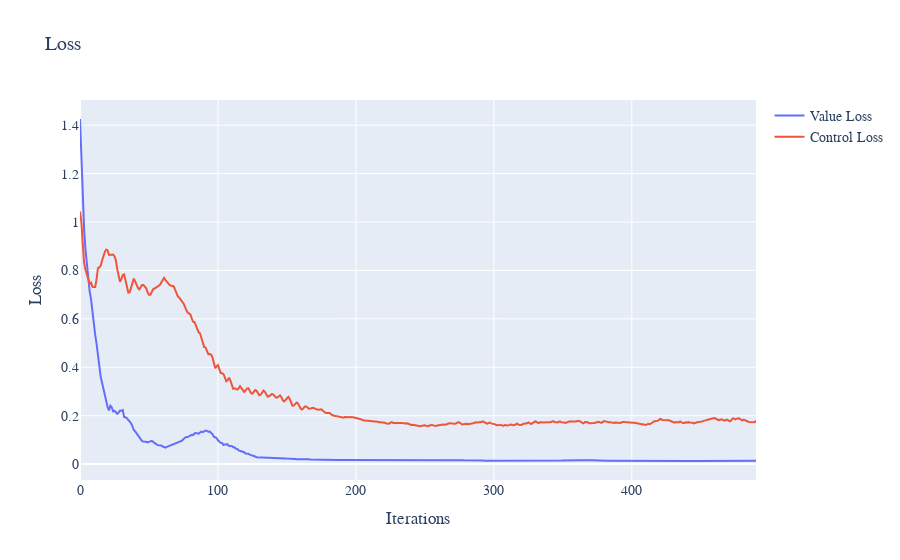

Notebook code for this chart:
### Code cell
LQR_N_MODEL_CONFIG = {
    "hidden_dim": 64,
    "learning_rate": 5e-3,
    "loss_weights": (1, 1),
    "lr_decay": 0.99,
    "sampling_method": "uniform",
    "network_type": "GRU",
    "optimiser": "Adam",
    "delay_control": 2,
    "alpha_noise": 0.1
}
eq = LQR_N()
model = LQR_N_MODEL_CONFIG
solver = DGMPIASolver(model, eq)
loss = np.array(list(solver.train(500)))
plot_losses(loss)

### Figure 1 — Plotly figure (JSON) as saved in the notebook; plotly's stock layout.template omitted (floating-point values rounded to 4 significant figures; data arrays with more than 128 entries replaced by an {"elided": "..."} marker saying what was removed)
{"data": [{"mode": "lines", "name": "Value Loss", "type": "scatter", "x": {"elided": "491 int values"}, "xaxis": "x", "y": {"elided": "491 float values"}, "yaxis": "y"}, {"mode": "lines", "name": "Control Loss", "type": "scatter", "x": {"elided": "491 int values"}, "xaxis": "x", "y": {"elided": "491 float values"}, "yaxis": "y"}], "layout": {"font": {"family": "Courier New, monospace", "size": 14}, "title": {"text": "Loss"}, "xaxis": {"anchor": "y", "domain": [0, 1], "title": {"text": "Iterations"}}, "yaxis": {"anchor": "x", "domain": [0, 1], "title": {"text": "Loss"}}}}
